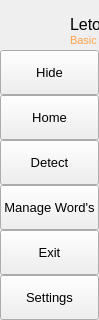
        <widget class="QFrame" name="leftMenuBg">
         <property name="minimumSize">
          <size>
           <width>0</width>
           <height>0</height>
          </size>
         </property>
         <property name="maximumSize">
          <size>
           <width>60</width>
           <height>16777215</height>
          </size>
         </property>
         <property name="frameShape">
          <enum>QFrame::NoFrame</enum>
         </property>
         <property name="frameShadow">
          <enum>QFrame::Raised</enum>
         </property>
         <layout class="QVBoxLayout" name="verticalLayout_3">
          <property name="spacing">
           <number>0</number>
          </property>
          <property name="leftMargin">
           <number>0</number>
          </property>
          <property name="topMargin">
           <number>0</number>
          </property>
          <property name="rightMargin">
           <number>0</number>
          </property>
          <property name="bottomMargin">
           <number>0</number>
          </property>
          <item>
           <widget class="QFrame" name="topLogoInfo">
            <property name="sizePolicy">
             <sizepolicy hsizetype="MinimumExpanding" vsizetype="Preferred">
              <horstretch>0</horstretch>
              <verstretch>0</verstretch>
             </sizepolicy>
            </property>
            <property name="minimumSize">
             <size>
              <width>60</width>
              <height>50</height>
             </size>
            </property>
            <property name="maximumSize">
             <size>
              <width>16777215</width>
              <height>35</height>
             </size>
            </property>
            <property name="styleSheet">
             <string notr="true"/>
            </property>
            <property name="frameShape">
             <enum>QFrame::NoFrame</enum>
            </property>
            <property name="frameShadow">
             <enum>QFrame::Raised</enum>
            </property>
            <widget class="QLabel" name="titleLeftApp">
             <property name="geometry">
              <rect>
               <x>70</x>
               <y>8</y>
               <width>160</width>
               <height>20</height>
              </rect>
             </property>
             <property name="font">
              <font>
               <pointsize>12</pointsize>
               <italic>false</italic>
               <bold>false</bold>
              </font>
             </property>
             <property name="text">
              <string>LetoPea</string>
             </property>
             <property name="alignment">
              <set>Qt::AlignLeading|Qt::AlignLeft|Qt::AlignTop</set>
             </property>
            </widget>
            <widget class="QLabel" name="titleLeftDescription">
             <property name="geometry">
              <rect>
               <x>70</x>
               <y>27</y>
               <width>160</width>
               <height>16</height>
              </rect>
             </property>
             <property name="maximumSize">
              <size>
               <width>16777215</width>
               <height>16</height>
              </size>
             </property>
             <property name="font">
              <font>
               <pointsize>8</pointsize>
               <italic>false</italic>
               <bold>false</bold>
              </font>
             </property>
             <property name="styleSheet">
              <string notr="true">color: rgb(255, 160, 76);</string>
             </property>
             <property name="text">
              <string>Basic Filipino Sign Language</string>
             </property>
             <property name="alignment">
              <set>Qt::AlignLeading|Qt::AlignLeft|Qt::AlignTop</set>
             </property>
            </widget>
            <widget class="QLabel" name="label">
             <property name="geometry">
              <rect>
               <x>-2</x>
               <y>0</y>
               <width>61</width>
               <height>41</height>
              </rect>
             </property>
             <property name="styleSheet">
              <string notr="true">border-image: url(:/icons/icon.ico);</string>
             </property>
             <property name="text">
              <string/>
             </property>
            </widget>
           </widget>
          </item>
          <item>
           <widget class="QFrame" name="leftMenuFrame">
            <property name="minimumSize">
             <size>
              <width>0</width>
              <height>0</height>
             </size>
            </property>
            <property name="frameShape">
             <enum>QFrame::NoFrame</enum>
            </property>
            <property name="frameShadow">
             <enum>QFrame::Raised</enum>
            </property>
            <layout class="QVBoxLayout" name="verticalMenuLayout">
             <property name="spacing">
              <number>0</number>
             </property>
             <property name="leftMargin">
              <number>0</number>
             </property>
             <property name="topMargin">
              <number>0</number>
             </property>
             <property name="rightMargin">
              <number>0</number>
             </property>
             <property name="bottomMargin">
              <number>0</number>
             </property>
             <item>
              <widget class="QFrame" name="toggleBox">
               <property name="maximumSize">
                <size>
                 <width>16777215</width>
                 <height>45</height>
                </size>
               </property>
               <property name="frameShape">
                <enum>QFrame::NoFrame</enum>
               </property>
               <property name="frameShadow">
                <enum>QFrame::Raised</enum>
               </property>
               <layout class="QVBoxLayout" name="verticalLayout_4">
                <property name="spacing">
                 <number>0</number>
                </property>
                <property name="leftMargin">
                 <number>0</number>
                </property>
                <property name="topMargin">
                 <number>0</number>
                </property>
                <property name="rightMargin">
                 <number>0</number>
                </property>
                <property name="bottomMargin">
                 <number>0</number>
                </property>
                <item>
                 <widget class="QPushButton" name="toggleButton">
                  <property name="sizePolicy">
                   <sizepolicy hsizetype="Expanding" vsizetype="Fixed">
                    <horstretch>0</horstretch>
                    <verstretch>0</verstretch>
                   </sizepolicy>
                  </property>
                  <property name="minimumSize">
                   <size>
                    <width>0</width>
                    <height>45</height>
                   </size>
                  </property>
                  <property name="font">
                   <font>
                    <pointsize>10</pointsize>
                    <italic>false</italic>
                    <bold>false</bold>
                   </font>
                  </property>
                  <property name="cursor">
                   <cursorShape>PointingHandCursor</cursorShape>
                  </property>
                  <property name="layoutDirection">
                   <enum>Qt::LeftToRight</enum>
                  </property>
                  <property name="styleSheet">
                   <string notr="true">background-image: url(:/icons/images/icons/icon_menu.png);</string>
                  </property>
                  <property name="text">
                   <string>Hide</string>
                  </property>
                 </widget>
                </item>
               </layout>
              </widget>
             </item>
             <item alignment="Qt::AlignTop">
              <widget class="QFrame" name="topMenu">
               <property name="frameShape">
                <enum>QFrame::NoFrame</enum>
               </property>
               <property name="frameShadow">
                <enum>QFrame::Raised</enum>
               </property>
               <layout class="QVBoxLayout" name="verticalLayout_8">
                <property name="spacing">
                 <number>0</number>
                </property>
                <property name="leftMargin">
                 <number>0</number>
                </property>
                <property name="topMargin">
                 <number>0</number>
                </property>
                <property name="rightMargin">
                 <number>0</number>
                </property>
                <property name="bottomMargin">
                 <number>0</number>
                </property>
                <item>
                 <widget class="QPushButton" name="btn_home">
                  <property name="sizePolicy">
                   <sizepolicy hsizetype="Expanding" vsizetype="Fixed">
                    <horstretch>0</horstretch>
                    <verstretch>0</verstretch>
                   </sizepolicy>
                  </property>
                  <property name="minimumSize">
                   <size>
                    <width>0</width>
                    <height>45</height>
                   </size>
                  </property>
                  <property name="font">
                   <font>
                    <pointsize>10</pointsize>
                    <italic>false</italic>
                    <bold>false</bold>
                   </font>
                  </property>
                  <property name="cursor">
                   <cursorShape>PointingHandCursor</cursorShape>
                  </property>
                  <property name="layoutDirection">
                   <enum>Qt::LeftToRight</enum>
                  </property>
                  <property name="styleSheet">
                   <string notr="true">background-image:url(:/icons/images/icons/cil-home.png);</string>
                  </property>
                  <property name="text">
                   <string>Home</string>
                  </property>
                 </widget>
                </item>
                <item>
                 <widget class="QPushButton" name="btn_widgets">
                  <property name="sizePolicy">
                   <sizepolicy hsizetype="Expanding" vsizetype="Fixed">
                    <horstretch>0</horstretch>
                    <verstretch>0</verstretch>
                   </sizepolicy>
                  </property>
                  <property name="minimumSize">
                   <size>
                    <width>0</width>
                    <height>45</height>
                   </size>
                  </property>
                  <property name="font">
                   <font>
                    <pointsize>10</pointsize>
                    <italic>false</italic>
                    <bold>false</bold>
                   </font>
                  </property>
                  <property name="cursor">
                   <cursorShape>PointingHandCursor</cursorShape>
                  </property>
                  <property name="layoutDirection">
                   <enum>Qt::LeftToRight</enum>
                  </property>
                  <property name="styleSheet">
                   <string notr="true">background-image:url(:/icons/images/icons/cil-highligt.png)
</string>
                  </property>
                  <property name="text">
                   <string>Detect</string>
                  </property>
                 </widget>
                </item>
                <item>
                 <widget class="QPushButton" name="btn_new">
                  <property name="sizePolicy">
                   <sizepolicy hsizetype="Expanding" vsizetype="Fixed">
                    <horstretch>0</horstretch>
                    <verstretch>0</verstretch>
                   </sizepolicy>
                  </property>
                  <property name="minimumSize">
                   <size>
                    <width>0</width>
                    <height>45</height>
                   </size>
                  </property>
                  <property name="font">
                   <font>
                    <pointsize>10</pointsize>
                    <italic>false</italic>
                    <bold>false</bold>
                   </font>
                  </property>
                  <property name="cursor">
                   <cursorShape>PointingHandCursor</cursorShape>
                  </property>
                  <property name="layoutDirection">
                   <enum>Qt::LeftToRight</enum>
                  </property>
                  <property name="styleSheet">
                   <string notr="true">background-image: url(:/icons/images/icons/cil-file.png);</string>
                  </property>
                  <property name="text">
                   <string>Manage Word's</string>
                  </property>
                 </widget>
                </item>
                <item>
                 <widget class="QPushButton" name="btn_exit">
                  <property name="sizePolicy">
                   <sizepolicy hsizetype="Expanding" vsizetype="Fixed">
                    <horstretch>0</horstretch>
                    <verstretch>0</verstretch>
                   </sizepolicy>
                  </property>
                  <property name="minimumSize">
                   <size>
                    <width>0</width>
                    <height>45</height>
                   </size>
                  </property>
                  <property name="font">
                   <font>
                    <pointsize>10</pointsize>
                    <italic>false</italic>
                    <bold>false</bold>
                   </font>
                  </property>
                  <property name="cursor">
                   <cursorShape>PointingHandCursor</cursorShape>
                  </property>
                  <property name="layoutDirection">
                   <enum>Qt::LeftToRight</enum>
                  </property>
                  <property name="styleSheet">
                   <string notr="true">background-image: url(:/icons/images/icons/cil-x.png);</string>
                  </property>
                  <property name="text">
                   <string>Exit</string>
                  </property>
                 </widget>
                </item>
               </layout>
               <zorder>btn_home</zorder>
               <zorder>btn_new</zorder>
               <zorder>btn_exit</zorder>
               <zorder>btn_widgets</zorder>
              </widget>
             </item>
             <item alignment="Qt::AlignBottom">
              <widget class="QFrame" name="bottomMenu">
               <property name="frameShape">
                <enum>QFrame::NoFrame</enum>
               </property>
               <property name="frameShadow">
                <enum>QFrame::Raised</enum>
               </property>
               <layout class="QVBoxLayout" name="verticalLayout_9">
                <property name="spacing">
                 <number>0</number>
                </property>
                <property name="leftMargin">
                 <number>0</number>
                </property>
                <property name="topMargin">
                 <number>0</number>
                </property>
                <property name="rightMargin">
                 <number>0</number>
                </property>
                <property name="bottomMargin">
                 <number>0</number>
                </property>
                <item>
                 <widget class="QPushButton" name="toggleLeftBox">
                  <property name="sizePolicy">
                   <sizepolicy hsizetype="Expanding" vsizetype="Fixed">
                    <horstretch>0</horstretch>
                    <verstretch>0</verstretch>
                   </sizepolicy>
                  </property>
                  <property name="minimumSize">
                   <size>
                    <width>0</width>
                    <height>45</height>
                   </size>
                  </property>
                  <property name="font">
                   <font>
                    <pointsize>10</pointsize>
                    <italic>false</italic>
                    <bold>false</bold>
                   </font>
                  </property>
                  <property name="cursor">
                   <cursorShape>PointingHandCursor</cursorShape>
                  </property>
                  <property name="layoutDirection">
                   <enum>Qt::LeftToRight</enum>
                  </property>
                  <property name="styleSheet">
                   <string notr="true">background-image: url(:/icons/images/icons/icon_settings.png);</string>
                  </property>
                  <property name="text">
                   <string>Settings</string>
                  </property>
                 </widget>
                </item>
               </layout>
              </widget>
             </item>
            </layout>
           </widget>
          </item>
         </layout>
        </widget>
